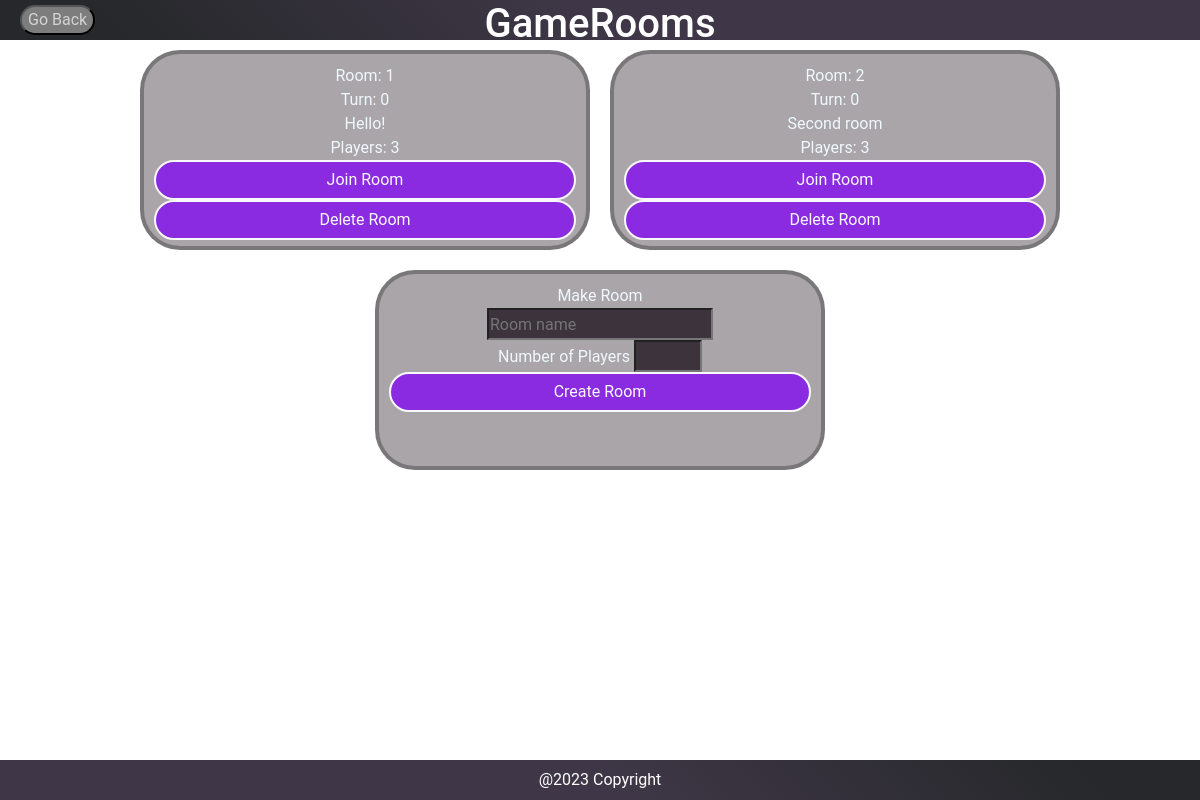
The app's page /rooms (signed in), older data.
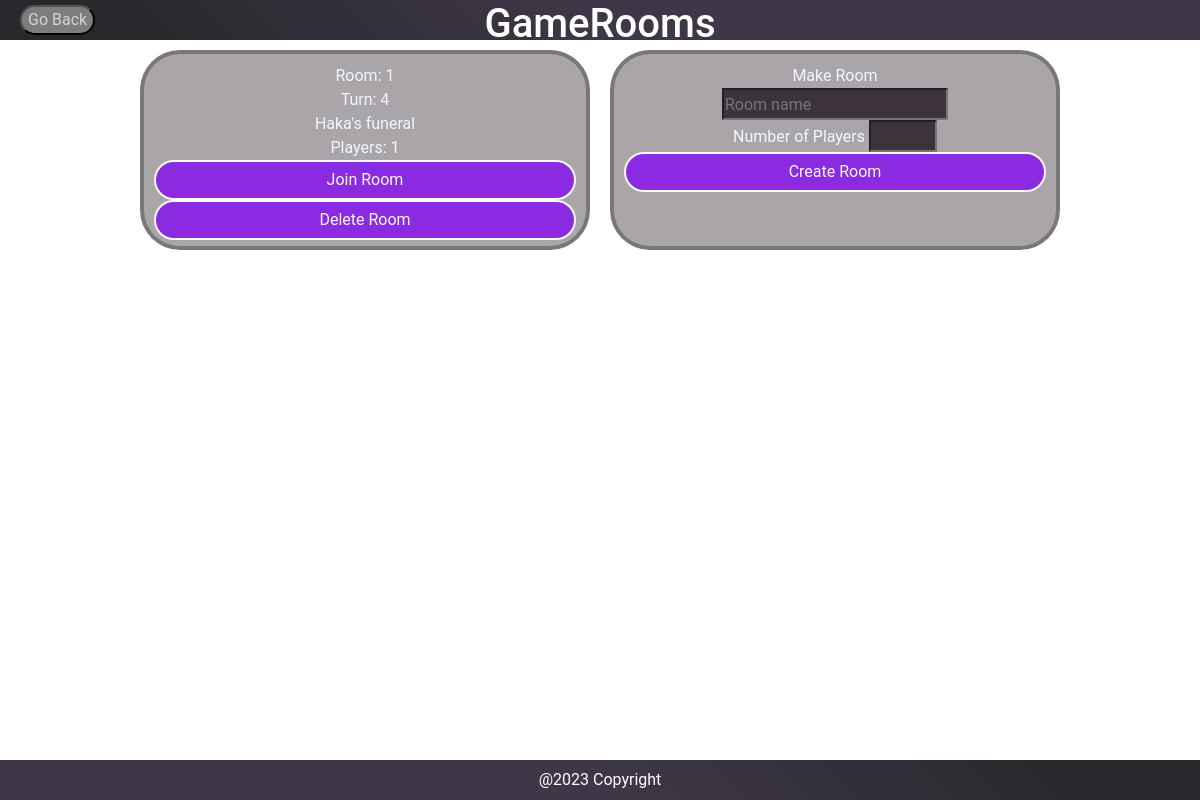
The same page, newer data.
### app/models.py (models this page shows, shortened)
class GameRoom(db.Model):
    username = db.Column(
        db.String(64), db.ForeignKey("user.username"), index=True
    )
    roomID = db.Column(db.Integer, unique=True, primary_key = True)
    roomName = db.Column(db.String(30))
    playerNumber = db.Column(db.Integer)
    turnNumber = db.Column(db.Integer)
    scenario = db.Column(db.String)

### app/routes.py (the view)
@app.route("/rooms", methods=['GET', 'POST'])
@login_required
def rooms():
    return handleRooms()

### app/controller.py (called while the page is built)
def handleRooms():
    user = User.query.filter_by(username=current_user.username).first_or_404()
    rooms = GameRoom.query.all()
    return render_template('rooms.html', user=user, rooms=rooms)

### app/models.py (called while the page is built)
    @login.user_loader
    def load_user(id):
        return User.query.get(int(id))

### app/templates/rooms.html (shortened to what this page needs)
{% extends 'baseHTML.html' %}
    {%block main%}
    <div class="container-fluid" id="topPage" >
        <button onclick = "window.open('/', '_parent')" id="GRbackButton" class="backButton"> Go Back</button>
        <h1 style="color:white">GameRooms</h1>
    </div>
    <div id="midPage" class="container-fluid">
        <div class="centerItems" >
            {%for room in rooms%}
            <div class="gameNodes">Room: {{room.roomID}}<br>Turn: {{room.turnNumber}} <br> {{room.roomName}} <br> Players: {{room.playerNumber}} <br>
                <form action="{{ url_for('joinRoom')}}" method="POST">
                    <input type="submit" value="Join Room">
                  </form>
                <form action="{{ url_for('deleteRoom')}}" method="POST">
                    <input type="submit" value="Delete Room">
                  </form>
            </div>
            {%endfor%}
            <div class="gameNodes">
                <div>
                    <form action="{{ url_for('createRoom', username=user.username) }}" method="POST">
                        Make Room<br>
                        <input type="text" name="room_name" placeholder="Room name" required><br>
                        Number of Players
                        <input type="number" name="num_players" min="1" max="4" required><br>
                        <input type="submit" value="Create Room">
                    </form>
                </div>
            </div>
        </div>
    </div>
    <div class="container-fluid" id="botPage">
        <div style="padding-top: 1vh; color:white">@2023 Copyright</div>
    </div>
{% endblock %}

### app/templates/baseHTML.html (shortened to what this page needs)
<!DOCTYPE html>
<html>
<head>
    <link href="https://cdn.jsdelivr.net/npm/bootstrap@5.2.3/dist/css/bootstrap.min.css" rel="stylesheet">
    <link href='https://unpkg.com/boxicons@2.1.4/css/boxicons.min.css' rel='stylesheet'>
    <link rel="stylesheet" href="{{ url_for('static', filename='css/loginPage.css') }}">
    <link rel="stylesheet" href="{{ url_for('static', filename='css/signup.css') }}">
    <link rel="stylesheet" href="{{ url_for('static', filename='css/mainPageStyle.css') }}">
</head>
<body>
{% block main %}
{% endblock %}
</body>
</html>

### app/static/css/loginPage.css (style rules this page uses)
input[type="submit"] { height: 40px; width: 100%; border: 2px solid; background: blueviolet; color: #f9f9f9; font: 18px; border-radius: 25px; cursor: pointer; outline: none; }

### app/static/css/signup.css (style rules this page uses)
input[type="submit"] { height: 40px; width: 100%; border: 2px solid; background: blueviolet; color: #f9f9f9; font: 18px; border-radius: 25px; cursor: pointer; outline: none; }

### app/static/css/mainPageStyle.css (style rules this page uses)
:root { --primary-color: #3F3747; --secondary-color: #26282B; --text-color: #ffffff; }
body { background: linear-gradient(225deg,rgb(63, 55, 71) 50%,rgb(38, 40, 43) 90%); font-family: 'Roboto', sans-serif; margin: 0; padding: 0; height: 100vh; }
#midPage { background-color: white; height: 90vh; text-align: center; animation-name: backgroundAni,entrance; animation-duration: 20s,2s; animation-iteration-count: infinite, 1; }
input { background-color:rgb(60, 51, 61); color: #aeaeae; height: 4vh; padding:1px; font-size: 2vh; }
#GRbackButton { position: absolute; left: 20px; top: 5px; }
.backButton { border-radius: 20px; background-color: rgb(125, 125, 125); color: lightgray; }
.gameNodes { border: rgb(52, 52, 52,0.4) 4px solid; border-radius: 40px; height: 200px; width: 450px; background-color: rgb(41, 32, 41, 0.4); color: aliceblue; padding: 10px; margin:10px; font-size:medium; }
#topPage { background-image: linear-gradient(225deg,var(--primary-color) 50%,var(--secondary-color) 90%); }
#botPage { background-image: linear-gradient(45deg,var(--primary-color) 50%,var(--secondary-color) 90%); }
#botPage, #topPage { text-align: center; height: 5vh; }
#midPage { max-height: 90vh; overflow-y: auto; }
.centerItems { display: flex; flex-wrap: wrap; justify-content: center; align-items: center; }

Row changes from the older to the newer data that the page shows:
removed GameRoom: roomID "2", turnNumber "0", roomName "Second room", playerNumber "3"
changed GameRoom id 1: turnNumber "0" → "4"; roomName "Hello!" → "Haka's funeral"; playerNumber "3" → "1"
